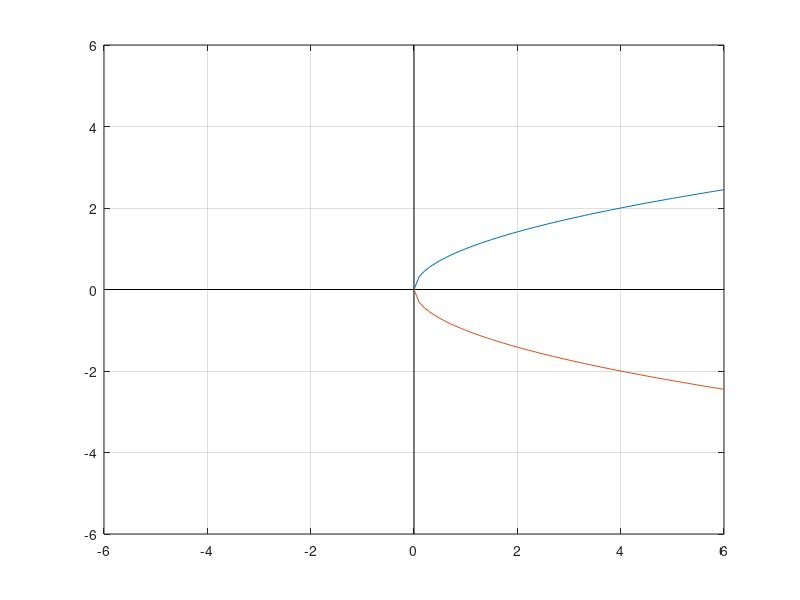

MATLAB code to generate this figure:
k=0:0.1:6;
c=sqrt(k);
ejex=[-6;6 ];
ejey=[-6;6 ];
figure(20)
plot(ejex,[0;0],'k')
hold on
plot([0;0],ejey,'k')
plot(k,c)
plot(k,-c)
hold off

 set(gca,'xlim',[-6 6]);
 set(gca,'ylim',[-6 6]);
grid on